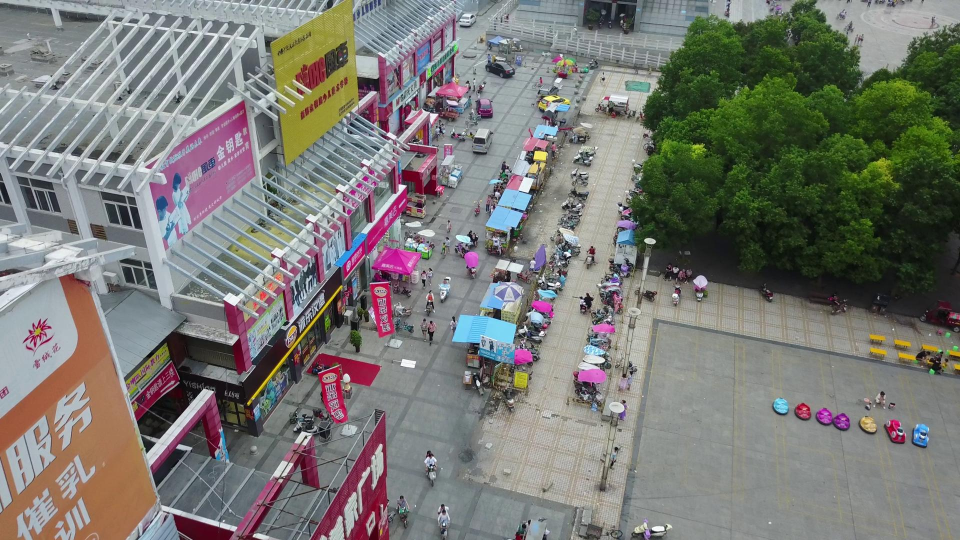
//> input picture image/0000001_04527_d_0000008.jpg, 1920 x 1080 px (shown at 1/2 size)
$ ./main ../image/0000001_04527_d_0000008.jpg ../image/0000242_02400_d_0000009.jpg   (built with g++ and OpenCV 4)
//> lines starting //> are read from the running program, lines starting //| are printed output that depends on the picture
//> further down, image is the input picture: 1080 rows x 1920 cols, CV_8UC3; mean B, G, R 115.6, 120.4, 120.7
#include <algorithm>
#include <cmath>
#include <iostream>
#include <string>
#include <vector>
#include <iomanip>
#include <array>
#include <chrono>
#include <limits>

#include <opencv2/opencv.hpp>
#include <onnxruntime_cxx_api.h>

struct PreprocessResult
{
    std::vector<float> tensor;
    float scale;
    int pad_x;
    int pad_y;
};

PreprocessResult preprocess(
    const cv::Mat& image,
    int input_size = 640
)
{
//> called with input_size = 640
    const int orig_w = image.cols;
//> orig_w = 1920
    const int orig_h= image.rows;
//> orig_h = 1080

    const float scale = std::min(
        static_cast<float>(input_size) / orig_w,
        static_cast<float>(input_size) / orig_h
    );
//> scale = 0.333

    const int new_w = static_cast<int>(
        std::round(orig_w * scale)
    );
//> new_w = 640

    const int new_h = static_cast<int>(
        std::round(orig_h * scale)
    );
//> new_h = 360

    cv::Mat resized;

    cv::resize(
        image,
        resized,
        cv::Size(new_w, new_h),
        0.0,
        0.0,
        cv::INTER_LINEAR
    );
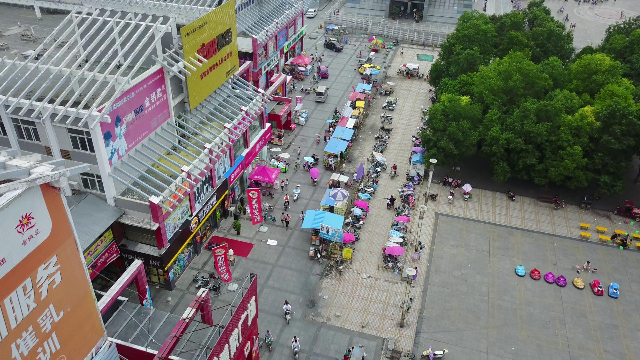
//> resized: 360 rows x 640 cols, CV_8UC3; mean B, G, R 115.5, 120.3, 120.7

    const int pad_x = (input_size - new_w) / 2;
//> pad_x = 0
    const int pad_y = (input_size - new_h) / 2;
//> pad_y = 140

    const int pad_right =
        input_size - new_w - pad_x;
//> pad_right = 0

    const int pad_bottom =
        input_size - new_h - pad_y;
//> pad_bottom = 140

    cv::Mat padded;

    cv::copyMakeBorder(
        resized,
        padded,
        pad_y,
        pad_bottom,
        pad_x,
        pad_right,
        cv::BORDER_CONSTANT,
        cv::Scalar(114, 114, 114)
    );
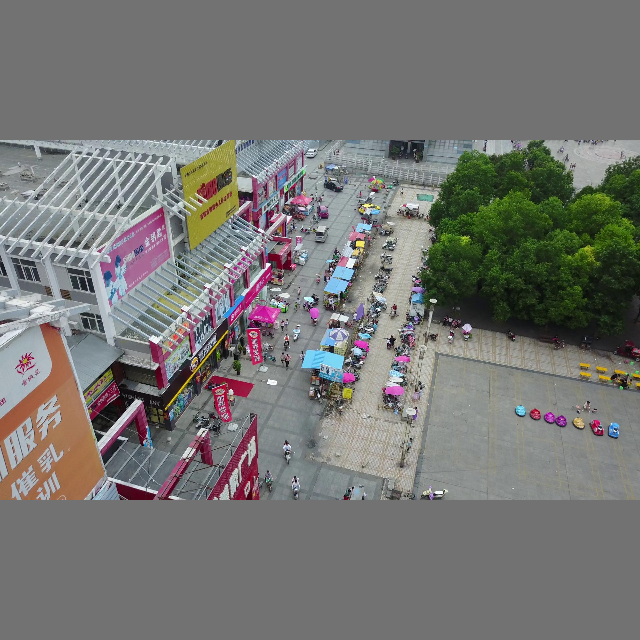
//> padded: 640 rows x 640 cols, CV_8UC3; mean B, G, R 114.9, 117.6, 117.8

    cv::Mat rgb;

    cv::cvtColor(
        padded,
        rgb,
        cv::COLOR_BGR2RGB
    );

    cv::Mat float_img;

    rgb.convertTo(
        float_img,
        CV_32F,
        1.0 / 255.0
    );

    std::vector<float> tensor(
        3 * input_size * input_size
    );

    for (int c = 0; c < 3; ++c)
    {
        for (int y = 0; y < input_size; ++y)
        {
            for (int x = 0; x < input_size; ++x)
            {
                const cv::Vec3f pixel =
                    float_img.at<cv::Vec3f>(y, x);

                const int index =
                    c * input_size * input_size
                    + y * input_size
                    + x;

                tensor[index] = pixel[c];
            }
        }
    }
//> after the loop, tensor = 1228800 items

    return {
        std::move(tensor),
        scale,
        pad_x,
        pad_y
    };
}


// [16 lines left out: function printShape, not called in this run]

// --------------------------------------------------
// Detection Struct
// --------------------------------------------------
struct Detection
{
    float x1;
    float y1;
    float x2;
    float y2;

    int class_id;
    float score;
};

// --------------------------------------------------
// IoU
// --------------------------------------------------
// [92 lines left out: functions iou, nms, not called in this run]

int main(int argc, char* argv[])
{
    if (argc < 3)
    {
        std::cerr
            << "Usage: "
            << argv[0]
            << " <image_path> <model_path>\n";

        return 1;
    }

    const std::string imagePath = argv[1];
    const std::string modelPath = argv[2];

    // --------------------------------------------------
    // OpenCV sanity check
    // --------------------------------------------------

    cv::Mat image = cv::imread(imagePath);

    if (image.empty())
    {
        std::cerr
            << "Failed to load image: "
            << imagePath
            << "\n";

        return 1;
    }

    PreprocessResult prep = preprocess(
    image,
    640
    );

    std::cout << "\nPreprocessing\n";
    std::cout << "Scale: " << prep.scale << "\n";
//| Scale: 0.333333
    std::cout << "Pad x: " << prep.pad_x << "\n";
//| Pad x: 0
    std::cout << "Pad y: " << prep.pad_y << "\n";
//| Pad y: 140
    std::cout << "Tensor size: " << prep.tensor.size() << "\n";
//| Tensor size: 1228800

    const int plane = 640 * 640;

    const int row = 140;
    const int col = 0;

    std::cout
        << "Pixel R: "
        << prep.tensor[0 * plane + row * 640 + col]
        << "\n";
//| Pixel R: 0.713726

    std::cout
        << "Pixel G: "
        << prep.tensor[1 * plane + row * 640 + col]
        << "\n";
//| Pixel G: 0.733333

    std::cout
        << "Pixel B: "
        << prep.tensor[2 * plane + row * 640 + col]
        << "\n";
//| Pixel B: 0.745098

    std::cout << "First R: " << prep.tensor[0] << "\n";
//| First R: 0.447059
    std::cout << "First G: " << prep.tensor[plane] << "\n";
//| First G: 0.447059
    std::cout << "First B: " << prep.tensor[2 * plane] << "\n";
//| First B: 0.447059

    double checksum = 0.0;

    for (float value : prep.tensor)
    {
        checksum += value;
    }
//> this loop made 1228800 passes
//> checksum on passes 1 to 3: 0.447, 0.894, 1.34
//> after the loop, checksum = 562485.7

    std::cout
        << std::fixed
        << std::setprecision(4)
        << "Tensor checksum: "
        << checksum
        << "\n";
//| Tensor checksum: 562485.7321

    std::cout
        << "Image: "
        << image.cols
        << " x "
        << image.rows
        << ", channels = "
        << image.channels()
        << "\n\n";
//| Image: 1920 x 1080, channels = 3

    // --------------------------------------------------
    // ONNX Runtime environment
    // --------------------------------------------------

//> (the run ends here: the program needs code that is not available in this run, at `Ort::Env env(`)

$ run again, on image/0000242_06010_d_0000017.jpg
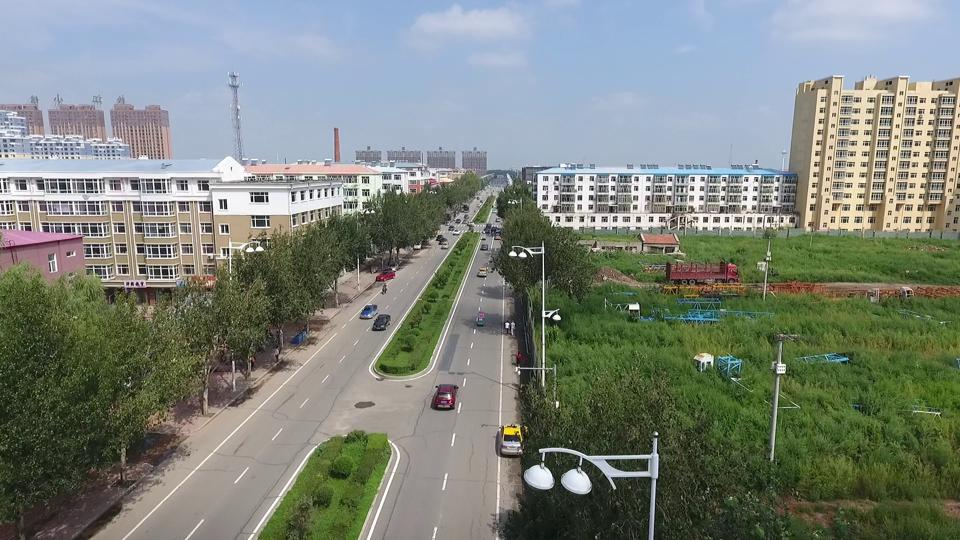
//> input picture image/0000242_06010_d_0000017.jpg, 960 x 540 px
//> image is the input picture: 540 rows x 960 cols, CV_8UC3; mean B, G, R 122.8, 131.7, 124.4
//> in preprocess, `cv::copyMakeBorder( resized, padded, pad_y, pad_bottom, pad_x, pad_rig..`:
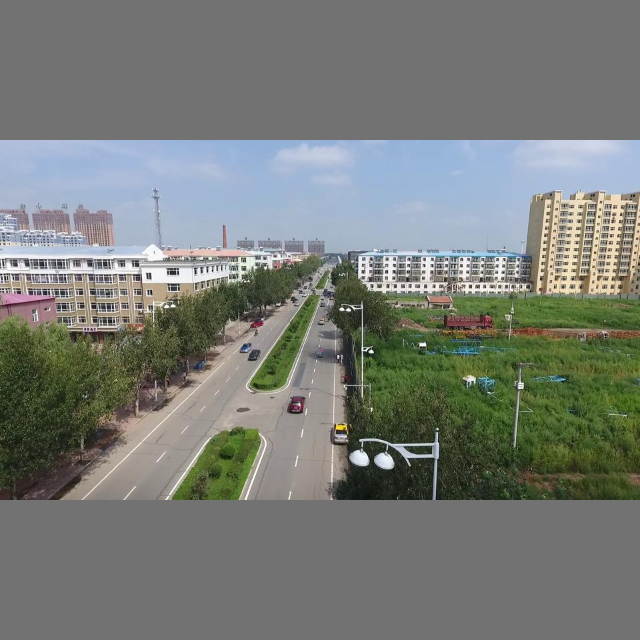
//> padded: 640 rows x 640 cols, CV_8UC3; mean B, G, R 118.9, 123.9, 119.8
//> after the loop in preprocess, `for (int c = 0; c < 3; ++c)`: tensor = 1228800 items
//| Scale: 0.666667
//| Pad x: 0
//| Pad y: 140
//| Tensor size: 1228800
//| Pixel R: 0.694118
//| Pixel G: 0.74902
//| Pixel B: 0.862745
//| First R: 0.447059
//| First G: 0.447059
//| First B: 0.447059
//> the loop `for (float value : prep.tensor)` made 1228800 passes
//> checksum on passes 1 to 3: 0.447, 0.894, 1.34
//> after the loop `for (float value : prep.tensor)`: checksum = 582523.6
//| Tensor checksum: 582523.6240
//| Image: 960 x 540, channels = 3

$ run again, on image/0000276_05601_d_0000535.jpg
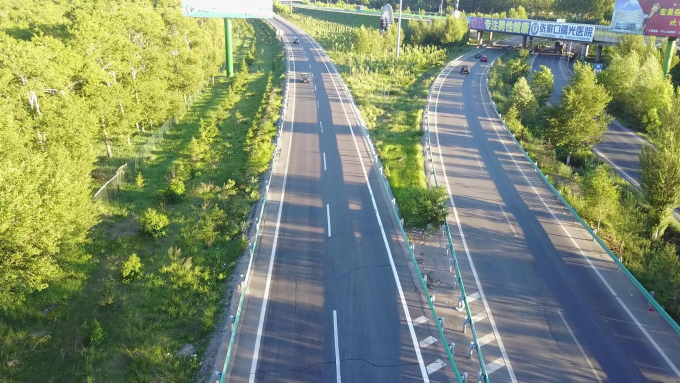
//> input picture image/0000276_05601_d_0000535.jpg, 1360 x 765 px (shown at 1/2 size)
//> image is the input picture: 765 rows x 1360 cols, CV_8UC3; mean B, G, R 108.9, 138.2, 125
//> in preprocess, `cv::resize( image, resized, cv::Size(new_w, new_h), 0.0, 0.0, cv::INTE..`:
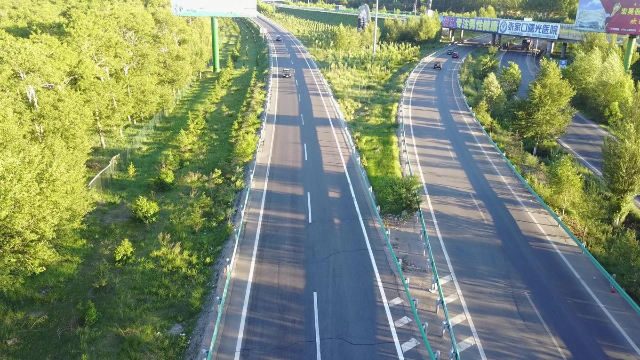
//> resized: 360 rows x 640 cols, CV_8UC3; mean B, G, R 108.8, 138.1, 124.8
//> in preprocess, `cv::copyMakeBorder( resized, padded, pad_y, pad_bottom, pad_x, pad_rig..`:
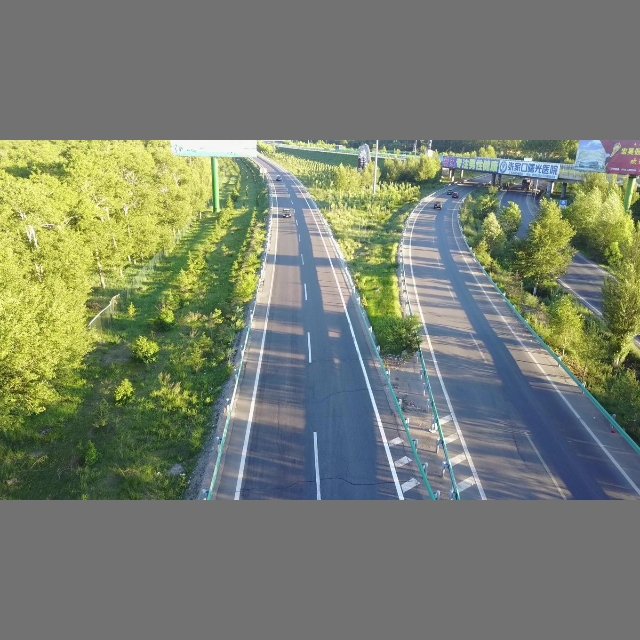
//> padded: 640 rows x 640 cols, CV_8UC3; mean B, G, R 111.1, 127.6, 120.1
//> after the loop in preprocess, `for (int c = 0; c < 3; ++c)`: tensor = 1228800 items
//| Scale: 0.470588
//| Pad x: 0
//| Pad y: 140
//| Tensor size: 1228800
//| Pixel R: 0.843137
//| Pixel G: 0.85098
//| Pixel B: 0.470588
//| First R: 0.447059
//| First G: 0.447059
//| First B: 0.447059
//> the loop `for (float value : prep.tensor)` made 1228800 passes
//> checksum on passes 1 to 3: 0.447, 0.894, 1.34
//> after the loop `for (float value : prep.tensor)`: checksum = 576188.5
//| Tensor checksum: 576188.5196
//| Image: 1360 x 765, channels = 3
